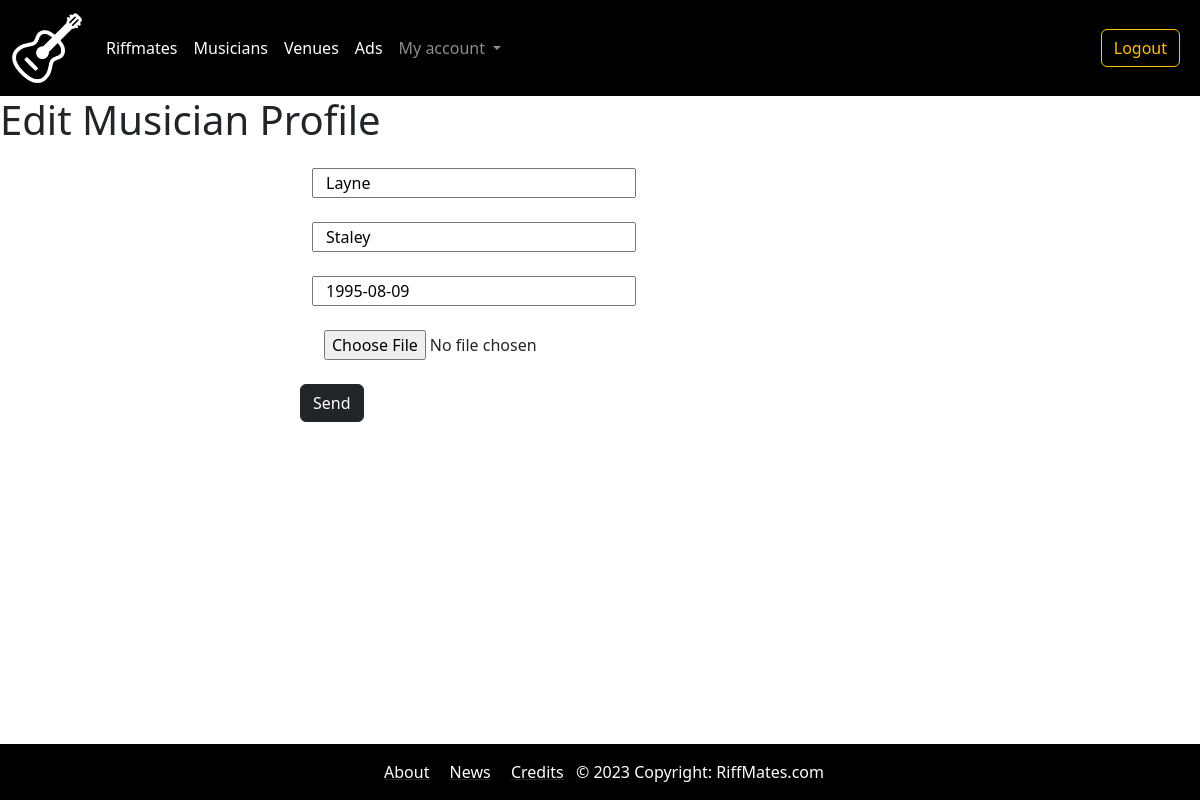
The page /bands/my_profiles/edit/1/ (signed in) on the database its author committed.
### bands/models.py (models this page shows, shortened)
class Musician(models.Model):
    first_name = models.CharField(max_length=30)
    last_name = models.CharField(max_length=30)
    birth_date = models.DateField(null=True, blank=True)
    picture = models.ImageField(blank=True, null=True)

### bands/views.py (the view, shortened to what this page needs)
# urls.py: path('my_profiles/edit/<int:musician_id>/', views.edit_musician, name="edit_musician"),
@login_required
def edit_musician(request, musician_id=0):
    if musician_id != 0:
        musician = get_object_or_404(Musician, id=musician_id)
    if request.method == 'GET':
        if musician_id == 0:
            form = MusicianForm()
        else:
            form = MusicianForm(instance=musician)
    data = {
        'form': form
    }
    return render(request, 'edit_musician.html', data)

### templates/edit_musician.html (shortened to what this page needs)
{% extends "base.html" %}
{% block content %}
<h1>Edit Musician Profile</h1>
<form enctype="multipart/form-data" class="col-lg-6 offset-lg-3" method="post">
  {% for field in form %}
  <div class="col-md-6 m-4">
    <div class="row justify-content-center">
      {{ field }}
    </div>
  </div>
  {% endfor %}
  <button class="btn btn-dark" type="submit">Send</button>
</form>
{% endblock content %}

### static/css/styles.css (style rules this page uses)
body { margin-bottom: 100px; }

### rows shown on the page
Musician: form "Layne" "Staley" "1995-08-09"
